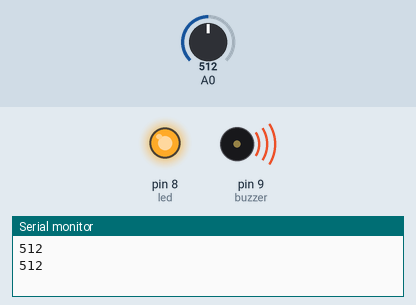
The sketch below on a simulated Arduino Uno, built with avr-gcc and run on an emulated ATmega328P. On the bench: output pins drawn as LEDs (lit = HIGH), buzzer (waves = sounding), the last lines printed to the serial monitor. The inputs (shaded band) are chosen by the test bench; at power-on: A0 = 512.

Above: at 1.2 s.
1.3 s: A0 set to 269
At 2.3 s:
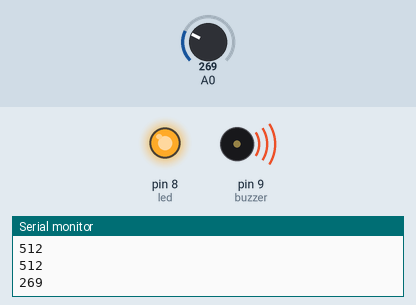
3.3 s: A0 set to 243
At 4.8 s:
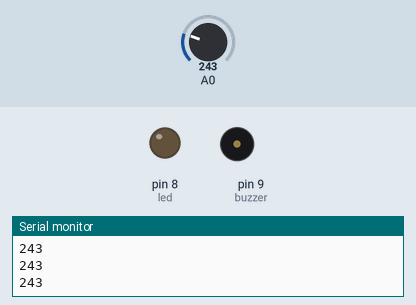
5.7 s: A0 set to 260
At 6.7 s:
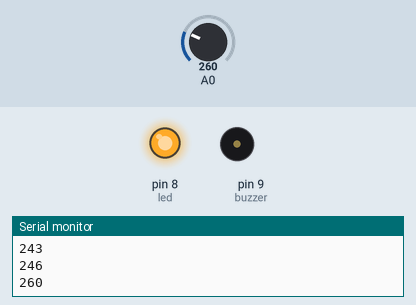
7.2 s: A0 set to 240
At 8.7 s:
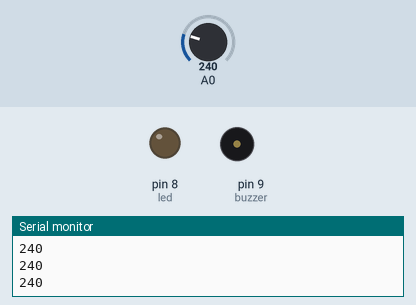
Timing chart, 0 to 10.2 s (numbered marks = the images above; inputs shaded):
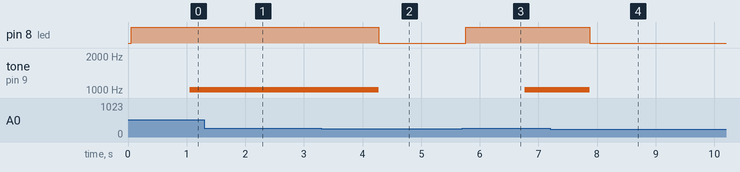

Measured:
- the behaviour switches between 251 and 250 on A0 (found by bisection; images 1 and 2)
- after the input at 1.3 s, tone on pin 9 (buzzer): stays 1010 Hz (without the input it goes to 1160 Hz after 2.0 s)
- after the input at 3.3 s, pin 8 (led): HIGH → LOW after 0.97 s; tone on pin 9 (buzzer): 1010 Hz → silent after 0.97 s
- after the input at 5.7 s, pin 8 (led): LOW → HIGH after 0.06 s; tone on pin 9 (buzzer): silent → 1010 Hz after 1.1 s
- after the input at 7.2 s, pin 8 (led): HIGH → LOW after 0.68 s; tone on pin 9 (buzzer): 1010 Hz → silent after 0.68 s

The sketch:

MQ2_Gas_Alarm.ino
```cpp
int mq2 = A0;
int led = 8;
int buzzer = 9;

int esikDegeri = 250; // Daha hassas alarm için eşik düşürüldü

// Ortalamalı okuma fonksiyonu
int okuOrtalama() {
  long toplam = 0;
  for (int i = 0; i < 10; i++) {
    toplam += analogRead(A0);
    delay(5);
  }
  return toplam / 10;
}

void setup() {
  pinMode(led, OUTPUT);
  pinMode(buzzer, OUTPUT);
  Serial.begin(9600);
}

void loop() {
  int deger = okuOrtalama();
  Serial.println(deger);

  if (deger > esikDegeri) {
    digitalWrite(led, HIGH);

    // Yüksek frekanslı gerçek siren
    for (int i = 1000; i < 2000; i += 10) {
      tone(buzzer, i);
      delay(5);
    }
    for (int i = 2000; i > 1000; i -= 10) {
      tone(buzzer, i);
      delay(5);
    }
  }
  else {
    digitalWrite(led, LOW);
    noTone(buzzer);
  }
}
```
